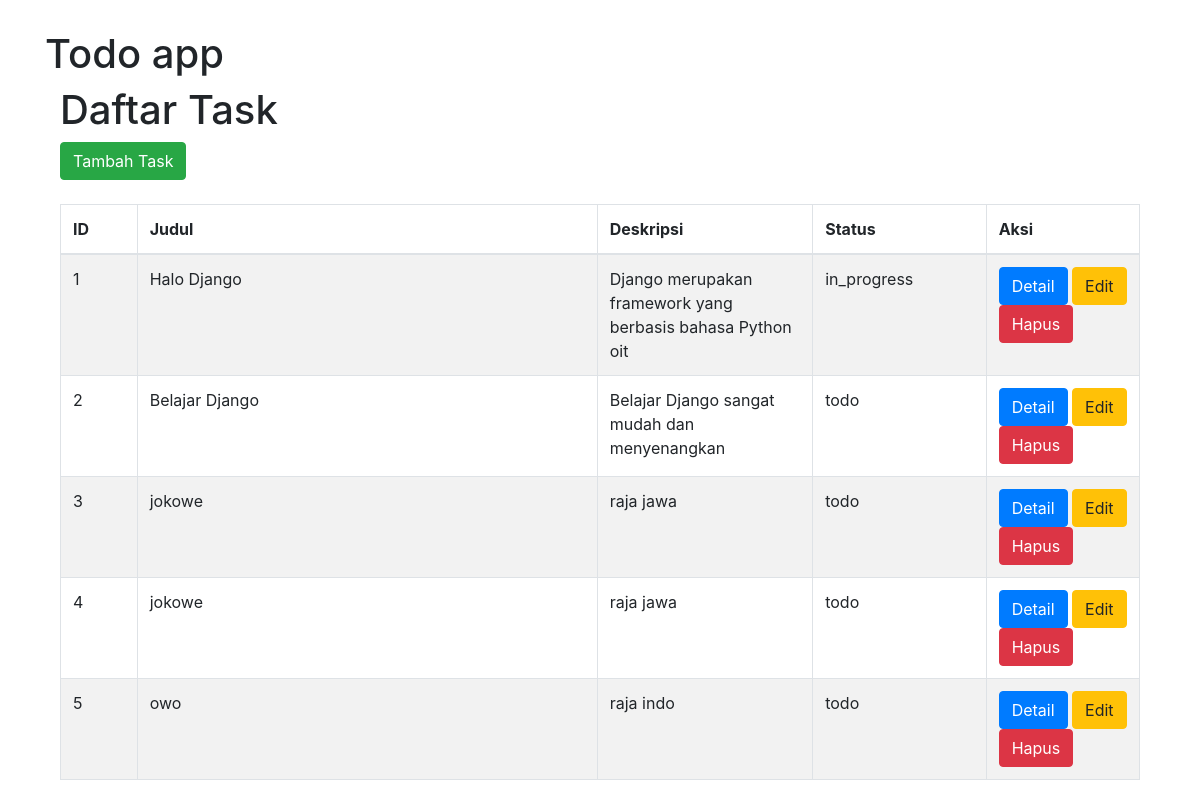
Page /todo/ on the earlier database version.
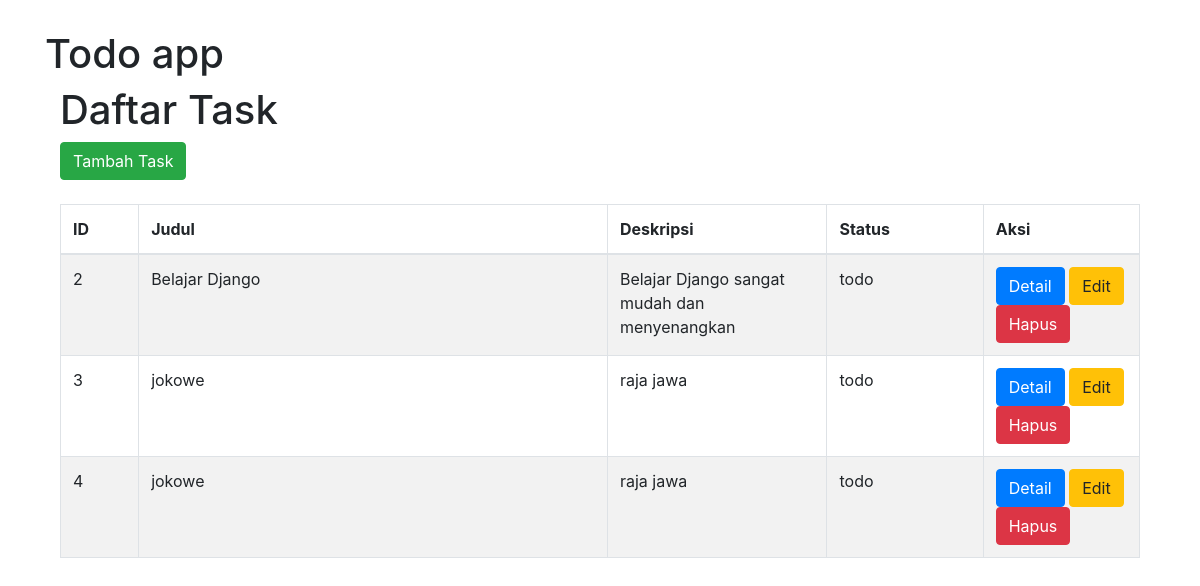
Same page on the later database version.
### todo/models.py (models this page shows)
class Task(models.Model):
    class TaskStatus(models.TextChoices):
        TODO = 'todo', _('Todo')
        IN_PROGRESS = 'in_progress', _('In Progress')
        CLOSED = 'closed', _('Closed')
    title = models.CharField(max_length=100)
    description = models.TextField()
    status = models.CharField(
        max_length=20,
        choices=TaskStatus.choices,
        default=TaskStatus.TODO
    )
    created_at = models.DateTimeField(auto_now_add=True)
    updated_at = models.DateTimeField(auto_now=True)
    class Meta:
        db_table = 'tasks'

### todo/views.py (the view)
# urls.py: path('', index_view, name='index'),
def index_view(request):
    tasks = Task.objects.all()
    context = {
        'tasks' : tasks
    }
    return render(request, 'todo/index.html', context)

### todo/templates/todo/index.html (shortened to what this page needs)
{% extends 'base.html' %}
{% block content %}
<div class="container">
    <h1>Daftar Task</h1>
    <div>
        <a href="{% url 'todo:create' %}" class="btn btn-success">Tambah Task</a>
    </div>
    <br>
    <table class="table table-bordered table-striped">
        <thead>
            <tr>
                <th width="50">ID</th>
                <th width="300">Judul</th>
                <th width="100">Deskripsi</th>
                <th width="100">Status</th>
                <th width="100">Aksi</th>
            </tr>
        </thead>
        <tbody>
            {% if tasks %}
                {% for task in tasks %}
                <tr>
                    <td>{{ task.id }}</td>
                    <td>{{ task.title }}</td>
                    <td>{{ task.description }}</td>
                    <td>{{ task.status }}</td>
                    <td>
                        <a href="{% url 'todo:detail' task.id %}" class="btn btn-primary">Detail</a>
                        <a href="{% url 'todo:update' task.id %}" class="btn btn-warning">Edit</a>
                        <a href="{% url 'todo:delete' task.id %}" class="btn btn-danger">Hapus</a>
                    </td>
                </tr>
                {% endfor %}
            {% else %}
            <tr>
                <td colspan="5">Data tidak ditemukan</td>
            </tr>
            {% endif %}
        </tbody>
    </table>
</div>
{% endblock %}

### todo/templates/base.html (shortened to what this page needs)
<!DOCTYPE html>
<html lang="en">
<head>
        <link rel="stylesheet" href="https://maxcdn.bootstrapcdn.com/bootstrap/4.0.0/css/bootstrap.min.css">
</head>
<body>
    <div class="container">
        <h1>Todo app</h1>
        {% block content %}
        {% endblock %}
    </div>
</body>
</html>

### todo/templates/base.html (style rules this page uses)
body { margin-top: 30px; }

Differences in the rows shown:
removed Task: id "1", title "Halo Django", description "Django merupakan framework yang berbasis bahasa Python oit", status "in_progress"
removed Task: id "5", title "owo", description "raja indo", status "todo"
